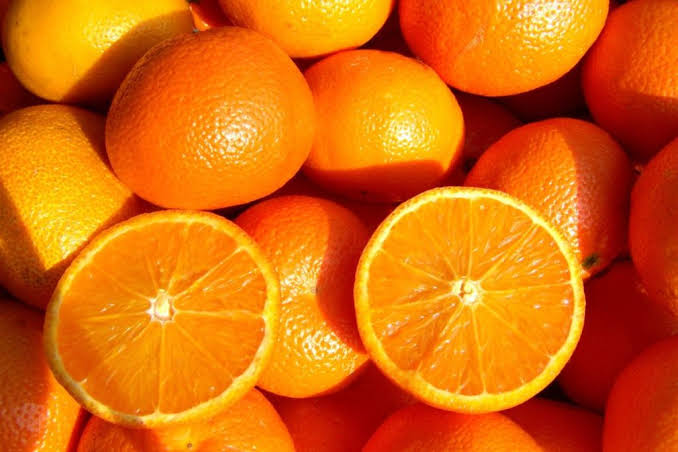
#> input picture M01-python-basics/W04/keep-track/day03/Data/query.jpg, 678 x 452 px
$ python image_similarity.py
#> lines starting #> are read from the running program, lines starting #| are printed output that depends on the picture
### M01-python-basics/W04/keep-track/day03/vector_metrics.py
"""Mấy hàm đo khoảng cách / độ giống giữa 2 vector (Day 03).

Dùng chung cho bài tìm ảnh tương đồng và bài mô phỏng RAG.
"""

import numpy as np


# [4 lines left out: function l1_distance, not called in this run]


def l2_distance(v1, v2):
    """L2 (Euclid) = độ dài đường thẳng giữa 2 vector. Nhỏ = giống."""
    v1, v2 = np.asarray(v1, float), np.asarray(v2, float)
    return float(np.linalg.norm(v1 - v2))


# [18 lines left out: functions cosine_similarity, cosine_similarity_scores, not called in this run]

### M01-python-basics/W04/keep-track/day03/image_similarity.py
"""Tìm ảnh tương đồng với OpenCV (Day 03).

Mỗi ảnh -> ảnh xám -> resize 64x64 -> duỗi phẳng thành vector -> chuẩn hóa [0,1]
-> so khoảng cách với ảnh query. L1/L2 nhỏ nhất, hoặc cosine lớn nhất = giống nhất.
"""

import os

import cv2
from vector_metrics import cosine_similarity, l1_distance, l2_distance

SUPPORTED = (".jpg", ".jpeg", ".png", ".bmp", ".webp")


def process_image(path, size=(64, 64)):
    """Đọc 1 ảnh -> vector đặc trưng đã chuẩn hóa về [0,1]."""
#> called with path = 'Data/query.jpg', size = (64, 64)
    img = cv2.imread(path, cv2.IMREAD_GRAYSCALE)  # đọc thẳng ảnh xám
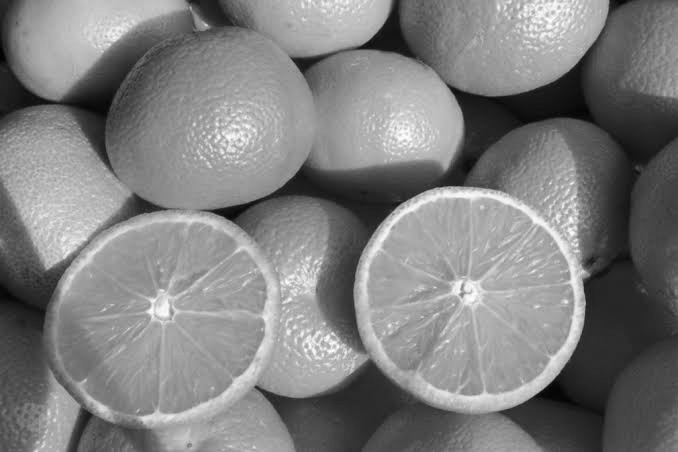
#> img: shape (452, 678); min 0, max 253, mean 126.6
    if img is None:  # file thiếu hoặc hỏng
        raise ValueError(f"Không đọc được ảnh: {path}")
    img = cv2.resize(img, size)  # đưa mọi ảnh về cùng kích thước
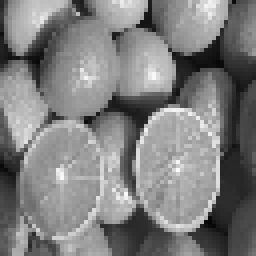
#> img: shape (64, 64) (shown 4 times larger); min 6, max 250, mean 126.7
    return img.flatten().astype(float) / 255.0  # 2D -> 1D, pixel [0,255] -> [0,1]


def search_similar(query_path, dataset_dir, size=(64, 64), metric="l2", top_k=3):
    """Quét cả thư mục, trả về top_k (tên_file, điểm) ảnh giống ảnh query nhất."""
    fn = {"l1": l1_distance, "l2": l2_distance, "cosine": cosine_similarity}[metric]
    higher_better = metric == "cosine"  # cosine cao = giống; L1/L2 thấp = giống
    q = process_image(query_path, size)
#> q = 4096 values, max 0.98 at index 2732, min 0.0235 at index 3572, mean 0.497

    results = []
    for name in sorted(os.listdir(dataset_dir)):
        if not name.lower().endswith(SUPPORTED):
            continue
        try:
            v = process_image(os.path.join(dataset_dir, name), size)
#> call 2 of process_image, with path = 'Data/images_folder/buoi.jpg', size = (64, 64)
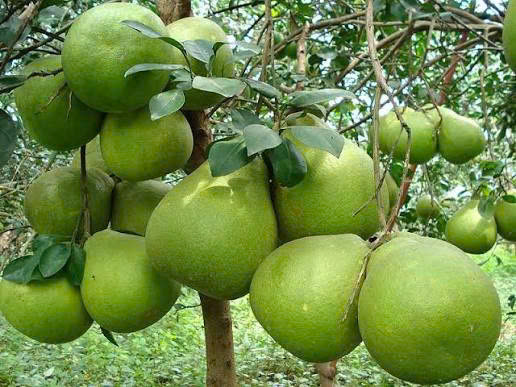
#> input picture M01-python-basics/W04/keep-track/day03/Data/images_folder/buoi.jpg, 516 x 387 px
#> in process_image (call 2), `img = cv2.imread(path, cv2.IMREAD_GRAYSCALE)`:
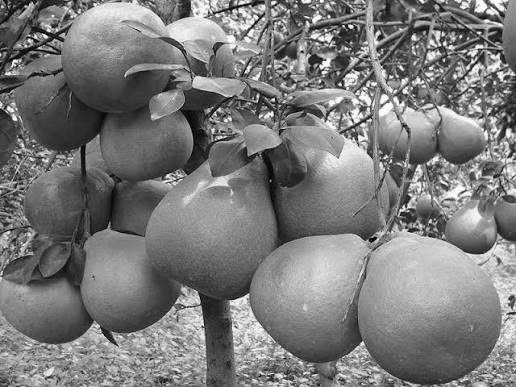
#> img: shape (387, 516); min 0, max 255, mean 122.4
#> in process_image (call 2), `img = cv2.resize(img, size)`:
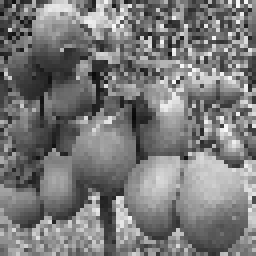
#> img: shape (64, 64) (shown 4 times larger); min 8, max 251, mean 121.6
        except ValueError:
            continue  # ảnh hỏng thì bỏ qua, đừng làm dừng cả vòng
        results.append((name, fn(q, v)))
#> in l2_distance, `v1, v2 = np.asarray(v1, float), np.asarray(v2, float)`: v1 has the same summary as q in search_similar; v2 = 4096 values, max 0.984 at index 412, min 0.0314 at index 1889, mean 0.477

    results.sort(key=lambda x: x[1], reverse=higher_better)
    return results[:top_k]


if __name__ == "__main__":
    for name, score in search_similar("Data/query.jpg", "Data/images_folder", metric="l2"):
        print(name, round(score, 4))
